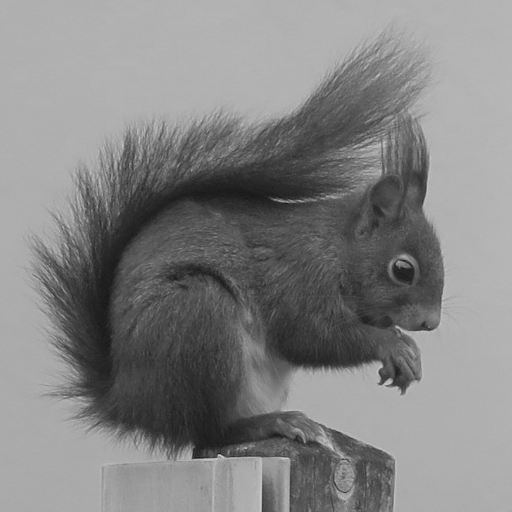
#> input picture TP3/squirrel.png, 512 x 512 px, found by its file name
$ python ex1_lossy_comp.py
#> lines starting #> are read from the running program, lines starting #| are printed output that depends on the picture; after the words box and inside, x2 and y2 are one past the last pixel; in counts of white or black regions, pixels touching at a corner belong together
import skimage.io as io
import scipy.fftpack as fft
import numpy as np

img = io.imread('TP3/squirrel.png', as_gray=True)
#> img is the input picture: shape (512, 512); min 23, max 213, mean 131
dct = fft.dctn(img, norm='ortho')

import matplotlib.pyplot as plt


print(dct.shape)
#| (512, 512)
mask = np.zeros_like(dct)
flt = 127
mask[:127, :127] = 1

dct2 = np.multiply(dct, mask)

img2 = fft.idctn(dct2, norm='ortho')

fig, axs = plt.subplots(1, 4, figsize=(16, 4))

axs[0].imshow(img, cmap='gray')
axs[0].set_title('Original Image')
axs[0].axis('off')

axs[1].imshow(np.log(np.abs(dct) + 1), cmap='gray')
axs[1].set_title('DCT Coefficients')
axs[1].axis('off')

axs[2].imshow(np.log(np.abs(dct2) + 1), cmap='gray')
axs[2].set_title('Masked DCT Coefficients')
axs[2].axis('off')

axs[3].imshow(img2, cmap='gray')
axs[3].set_title('Reconstructed Image')
axs[3].axis('off')

plt.tight_layout()
plt.show()
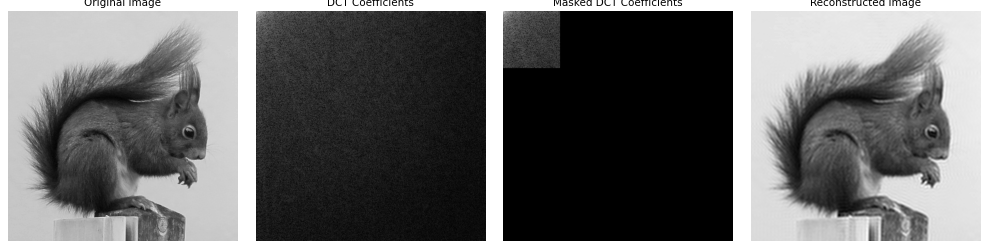
#> figure drawn by matplotlib, 4 panels


fig, axs = plt.subplots(2, 7, figsize=(16, 4))
j = 1
axs[0, 0].imshow(img, cmap='gray')
axs[0, 0].set_title('Original Image')
axs[0, 0].axis('off')
axs[1, 0].imshow(np.zeros_like(img), cmap='gray')
axs[1, 0].axis('off')
errs = []
flts = []
for i in range(6):
    flt = int(2**(6+i/2))
    mask = np.zeros_like(dct)
    mask[:flt, :flt] = 1
    dct2 = np.multiply(dct, mask)
    img2 = fft.idctn(dct2, norm='ortho')
    axs[0, j].imshow(img2, cmap='gray')
    axs[0, j].set_title(f'flt={flt}')
    axs[0, j].axis('off')
    error = img-img2
    SE = np.sum(np.multiply(error, error))
    SE_formatted = f"{SE:.2e}"
    flts.append(flt)
    errs.append(SE)
    axs[1, j].imshow(error, cmap ='gray')
    axs[1, j].set_title(f'SE={SE_formatted}')
    axs[1, j].axis('off')
    j += 1
#> this loop made 6 passes
#> (SE, SE_formatted) on passes 1 to 6: (15872550.2, '1.59e+07'), (12236355.7, '1.22e+07'), (8933011, '8.93e+06'), (5970092.6, '5.97e+06'), (3066622.5, '3.07e+06'), (873801, '8.74e+05')
#> pass 1, `error = img-img2`:
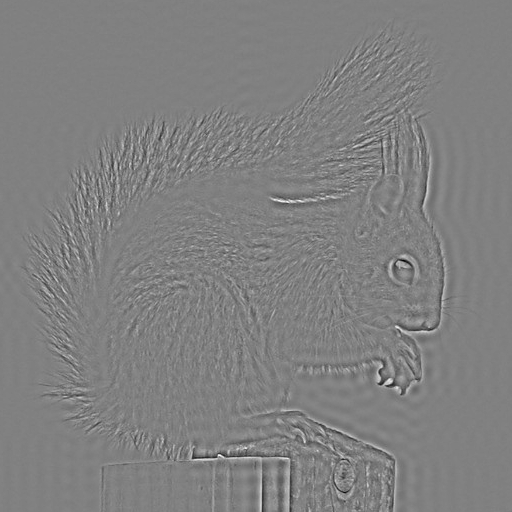
#> error: shape (512, 512) float64; min -94.05, max 92.24, mean 0; drawn with min black and max white
#> after the loop:
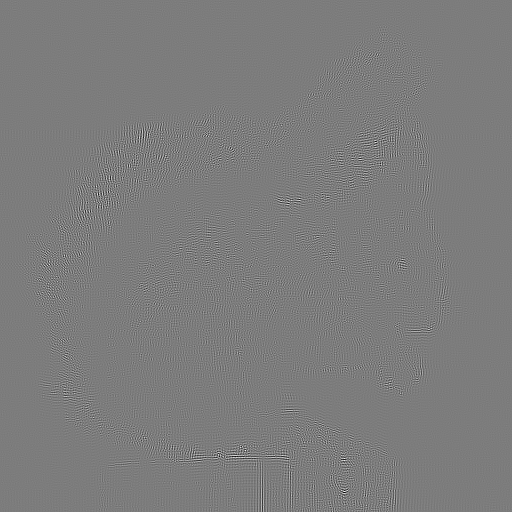
#> error: shape (512, 512) float64; min -20.46, max 21.35, mean 0; drawn with min black and max white
#> after the loop:
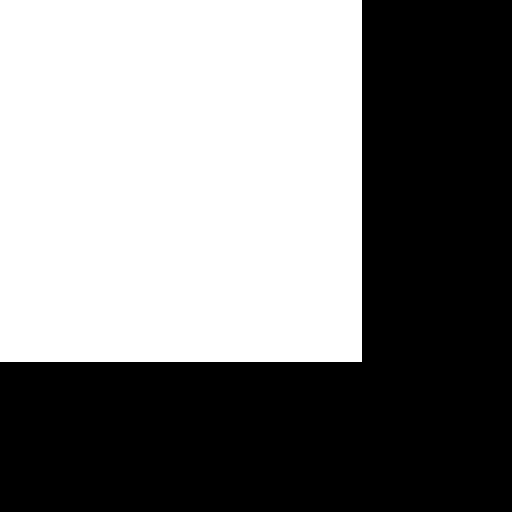
#> mask: shape (512, 512) float64; values 0 (black) and 1 (white), 50% white; 1 white region, box (x1, y1, x2, y2) and area: (0, 0, 362, 362) 131044
#> after the loop, errs = [15872550.2, 12236355.7, 8933011, 5970092.6, 3066622.5, 873801]; flts = [64, 90, 128, 181, 256, 362]; j = 7

plt.tight_layout()
plt.show()
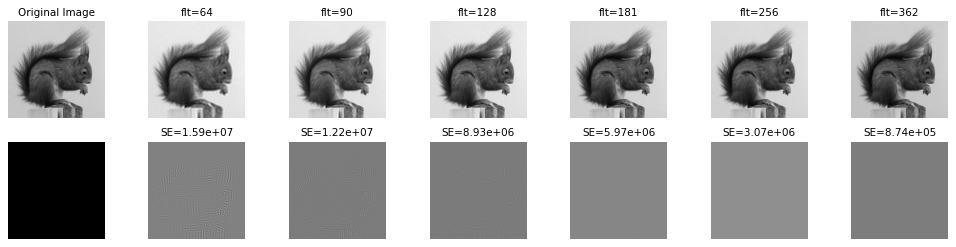
#> figure drawn by matplotlib, 14 panels
Is = np.logspace(5, 8.9, num=10000, base=2, dtype=int)
# You can use CuPy for GPU acceleration if you have a compatible GPU and CuPy installed.
# Replace numpy/scipy operations with cupy equivalents.

import cupy as cp
#> (the run stopped early here; a loop or call above may not have finished)
